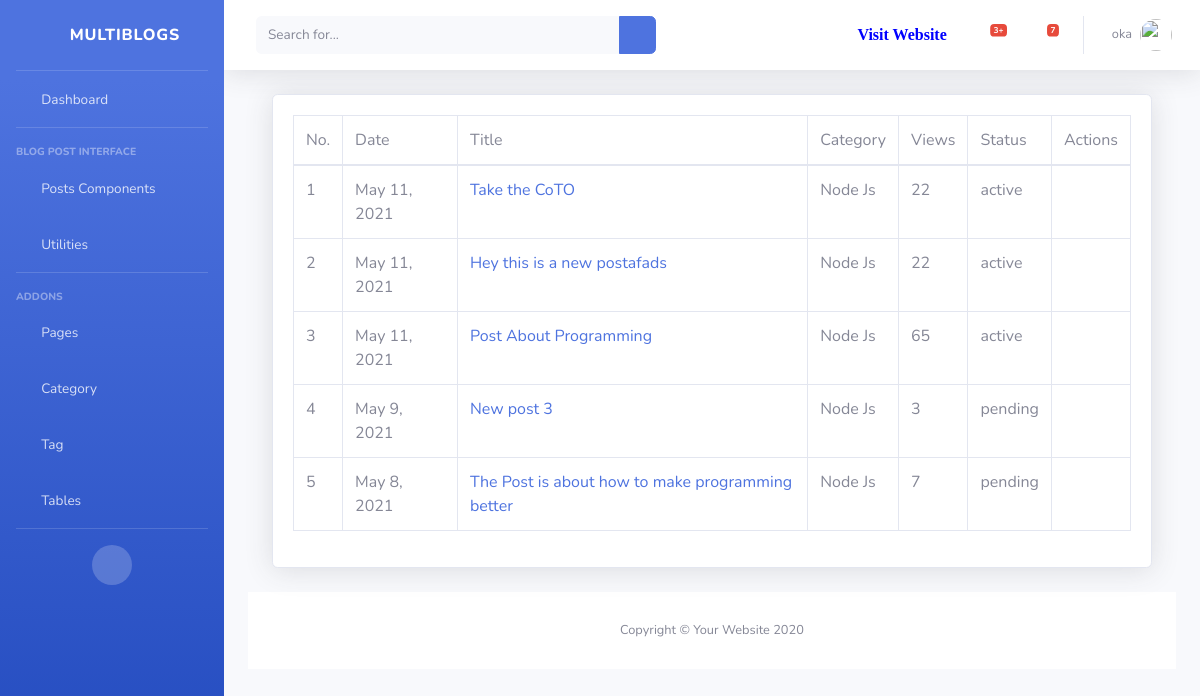
The app's page /dashboard/post/ (signed in), older data.
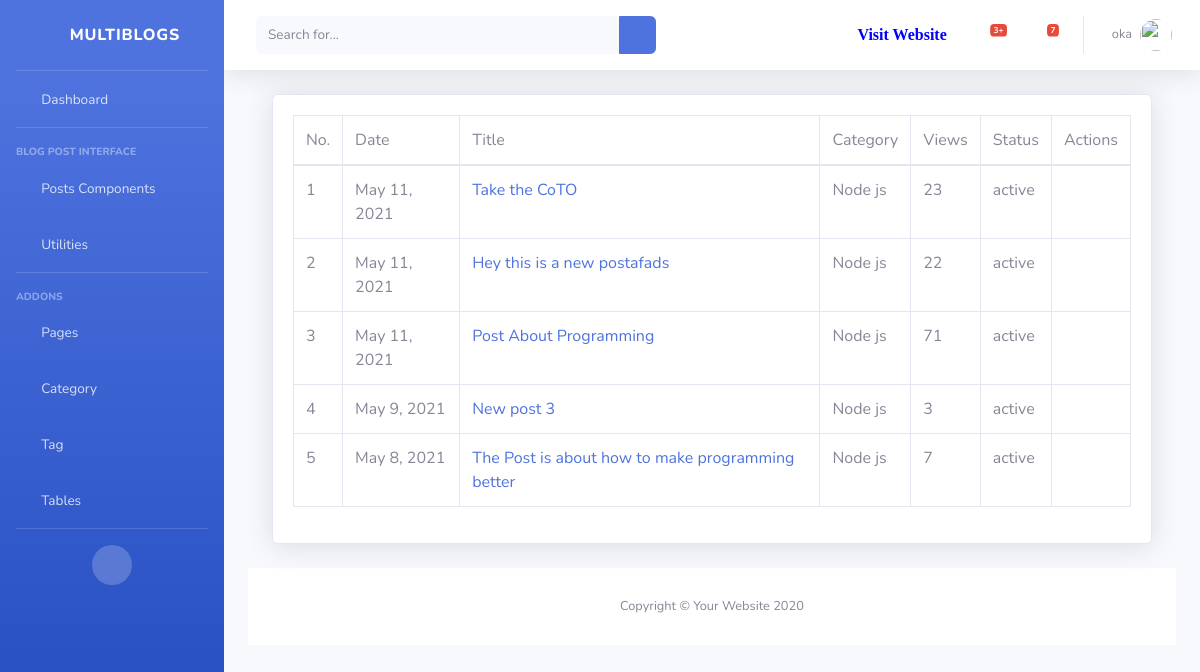
The same page, newer data.
### dashboard/models.py (models this page shows, shortened)
class Author(models.Model):
    author = models.OneToOneField(User, on_delete= models.CASCADE)
    email = models.EmailField(unique=True, blank=True, null=True)
    first_name = models.CharField(max_length=100, null=True, blank=True, verbose_name='First Name')
    last_name = models.CharField(max_length=100, null=True, blank=True,verbose_name='Last Name')
    designation = models.CharField(max_length=10, null=True)
    author_image = models.ImageField(upload_to='author/',verbose_name='Author Profile Image',blank=True, null=True)
    auth_status = models.CharField(max_length=100, null=True)
    class Meta:
        verbose_name_plural = 'Author'

### blog/models.py (models this page shows, shortened)
class Blog(models.Model):
    status = (
        ('active','active'),
        ('pending','pending')
    )
    title  = models.CharField(max_length=200, null=True)
    detail = models.TextField(max_length=2000, null=True)
    image = models.ImageField(upload_to='images/media', null=True, blank=True)
    catagories = models.ForeignKey(Catagory,on_delete=models.DO_NOTHING, null=True)
    tags = models.ManyToManyField(Tag, blank=True)
    status = models.CharField(max_length=20, choices=status, default='pending')
    author = models.ForeignKey(Author, on_delete=models.CASCADE)
    featured  = models.BooleanField(default=False)
    visit_count = models.IntegerField(default=0)
    visible = models.BooleanField(default=True)
    created_at = models.DateTimeField(auto_now_add=True)
    class Meta:
        verbose_name_plural = 'Blog'

class Catagory(models.Model):
    name = models.CharField(max_length=200, null=True)
    slug = models.SlugField(null=True)
    image = models.CharField(max_length=300, null=True, blank=True )
    description = models.CharField(max_length=500, null=True,blank=True, verbose_name='Description')
    class Meta:
        verbose_name_plural = 'Catagory'
    def __str__(self):
        return str(self.name)

### dashboard/views.py (the view)
# urls.py: path('post/', views.AllPost.as_view(), name='all_post'),
class AllPost(View):
    @method_decorator(login_required(login_url='login'))
    def dispatch(self,request,*args,**kwargs):
        return super().dispatch(request,*args,**kwargs)
    def get(self,request):
        user = request.user.author
        post = user.blog_set.all().order_by('-id')
        context = {
            'post':post
        }
        return render(request,'dashboard/post/all_post.html',context)

### blog/context_processors.py (called while the page is built)
def globalVariable(request):
    category = Catagory.objects.all()\
        .annotate(post_count=Count('blog'))\
        .filter(blog__isnull=False)\
        .order_by('-post_count')[:4]
    category_count = category.count()
    context = {
        'category':category,
        'cat_count':category_count
        }
    return context

### templates/dashboard/post/all_post.html (shortened to what this page needs)
{% extends 'dashboard/base/base.html' %}
{% block body %}
{% load humanize %}
<div class="container-fluid">
                    <div class="card shadow mb-4">
                        <div class="card-body">
                            <div class="table-responsive">
                                <table class="table table-bordered" id="dataTable" width="100%" cellspacing="0">
                                    <thead>
                                        <tr>
                                            <td>No. </td>
                                            <td> Date </td>
                                            <td> Title </td>
                                            <td> Category </td>
                                            <td> Views </td>
                                            <td> Status </td>
                                            <td> Actions </td>
                                        </tr>
                                    </thead>
                                    <tbody>
                                        {% for p in post %}
                                        <tr>
                                            <td>{{ forloop.counter }}</td>
                                            <td> {{ p.created_at|naturalday }}</td>
                                            <td><a href="{% url 'post' p.id %}">{{ p.title }}</a>  </td>
                                            <td> {{ p.catagories }} </td>
                                            <td> {{ p.visit_count }} </td>
                                            <td> {{ p.status }} </td>
                                            <td><a href="{% url 'edit_post' p.id %}"><i class="far fa-edit"></i></a>
                                                {% if p.visible == False %}
                                                    <a href="{% url 'visible' p.id %}"><i class="fas fa-eye"></i></a>
                                                {% else %}
                                                    <a href="{% url 'hidden' p.id %}"><i class="fas fa-eye-slash"></i></a>
                                                {% endif %}
                                            </td>
                                        </tr>
                                        {% endfor %}
                                    </tbody>
                                </table>
                            </div>
                        </div>
                    </div>
{% endblock %}

### templates/dashboard/base/base.html (shortened to what this page needs)
<!DOCTYPE html>
<html lang="en">
    {% load static %}
    {% load humanize %}
<head>
    {% load static %}
    <link href="{% static  'vendor/fontawesome-free/css/all.min.css' %}" rel="stylesheet" type="text/css">
    <link href="{% static 'css/sb-admin-2.min.css' %}" rel="stylesheet">
</head>
<body id="page-top">
    <div id="wrapper">
        <ul class="navbar-nav bg-gradient-primary sidebar sidebar-dark accordion" id="accordionSidebar">
            <a class="sidebar-brand d-flex align-items-center justify-content-center" href="index.html">
                <div class="sidebar-brand-icon rotate-n-15">
                    <i class="fas fa-laugh-wink"></i>
                </div>
                <div class="sidebar-brand-text mx-3">MultiBlogs</div>
            </a>
            <hr class="sidebar-divider my-0">
            {%  url 'dashboard' as url %}
            <li class="nav-item {% if request.path == url %} active {% endif %}">
                <a class="nav-link" href="{{ url }}">
                    <i class="fas fa-fw fa-tachometer-alt"></i>
                    <span>Dashboard</span></a>
            </li>
            <hr class="sidebar-divider">
            <div class="sidebar-heading">
                Blog Post Interface
            </div>
            <li class="nav-item">
                <a class="nav-link collapsed" href="#" data-toggle="collapse" data-target="#collapseTwo"
                    aria-expanded="true" aria-controls="collapseTwo">
                    <i class="fas fa-fw fa-cog"></i>
                    <span> Posts Components</span>
                </a>
            </li>
            <li class="nav-item">
                <a class="nav-link collapsed" href="#" data-toggle="collapse" data-target="#collapseUtilities"
                    aria-expanded="true" aria-controls="collapseUtilities">
                    <i class="fas fa-fw fa-wrench"></i>
                    <span>Utilities</span>
                </a>
            </li>
            <hr class="sidebar-divider">
            <div class="sidebar-heading">
                Addons
            </div>
            <li class="nav-item">
                <a class="nav-link collapsed" href="#" data-toggle="collapse" data-target="#collapsePages"
                    aria-expanded="true" aria-controls="collapsePages">
                    <i class="fas fa-fw fa-folder"></i>
                    <span>Pages</span>
                </a>
            </li>
            <li class="nav-item">
                <a class="nav-link" href="{% url 'category' %}">
                    <i class="fas fa-fw fa-chart-area"></i>
                    <span>Category</span></a>
            </li>
            <li class="nav-item">
                <a class="nav-link" href="{% url 'tag' %}">
                    <i class="fas fa-fw fa-chart-area"></i>
                    <span>Tag</span></a>
            </li>
            <li class="nav-item">
                <a class="nav-link" href="tables.html">
                    <i class="fas fa-fw fa-table"></i>
                    <span>Tables</span></a>
            </li>
            <hr class="sidebar-divider d-none d-md-block">
            <div class="text-center d-none d-md-inline">
                <button class="rounded-circle border-0" id="sidebarToggle"></button>
            </div>
        </ul>
        <div id="content-wrapper" class="d-flex flex-column">
            <div id="content">
                <nav class="navbar navbar-expand navbar-light bg-white topbar mb-4 static-top shadow">
                    <form
                        class="d-none d-sm-inline-block form-inline mr-auto ml-md-3 my-2 my-md-0 mw-100 navbar-search">
                        <div class="input-group">
                            <input type="text" class="form-control bg-light border-0 small" placeholder="Search for..."
                                aria-label="Search" aria-describedby="basic-addon2">
                            <div class="input-group-append">
                                <button class="btn btn-primary" type="button">
                                    <i class="fas fa-search fa-sm"></i>
                                </button>
                            </div>
                        </div>
                    </form>
                    <ul class="navbar-nav ml-auto">
                        <li class="nav-item mx-1"> <a class="nav-link" style="color:blue" href="{% url 'home' %}" target="_blank"> <i class="fa fa-link"> Visit Website</i> </a></li>
                        <li class="nav-item dropdown no-arrow mx-1">
                            <a class="nav-link dropdown-toggle" href="#" id="alertsDropdown" role="button"
                                data-toggle="dropdown" aria-haspopup="true" aria-expanded="false">
                                <i class="fas fa-bell fa-fw"></i>
                                <span class="badge badge-danger badge-counter">3+</span>
                            </a>
                        </li>
                        <li class="nav-item dropdown no-arrow mx-1">
                            <a class="nav-link dropdown-toggle" href="#" id="messagesDropdown" role="button"
                                data-toggle="dropdown" aria-haspopup="true" aria-expanded="false">
                                <i class="fas fa-envelope fa-fw"></i>
                                <span class="badge badge-danger badge-counter">7</span>
                            </a>
                        </li>
                        <li class="nav-item dropdown no-arrow">
                            <a class="nav-link dropdown-toggle" href="#" id="userDropdown" role="button"
                                data-toggle="dropdown" aria-haspopup="true" aria-expanded="false">
                                <span class="mr-2 d-none d-lg-inline text-gray-600 small">{{ user.author.author.username }}</span>
                                {% if user.author.author_image %}
                                <img class="img-profile rounded-circle"
                                    src="{{ user.author.author_image.url }}">
                                {% else %}
                                <img class="img-profile rounded-circle" src="https://www.pngarts.com/files/11/Avatar-PNG-Transparent-Image.png" alt="">
                                {% endif %}
                            </a>
                        </li>
                    </ul>
                </nav>
                <div class="container-fluid">
                {% block body %}{% endblock %}
            </div>
            <footer class="sticky-footer bg-white" style="bottom: 0;">
                <div class="container my-auto">
                    <div class="copyright text-center my-auto">
                        <span>Copyright &copy; Your Website 2020</span>
                    </div>
                </div>
            </footer>
        </div>
    </div>
</body>
</html>

Row changes from the older to the newer data that the page shows:
changed Blog "Take the CoTO": catagories "Node Js" → "Node js"; visit_count "22" → "23"
changed through a linked row, Blog "Hey this is a new postafads": catagories "Node Js" → "Node js"
changed Blog "Post About Programming": catagories "Node Js" → "Node js"; visit_count "65" → "71"
changed Blog "May 9, 2021": catagories "Node Js" → "Node js"; status "pending" → "active"
changed Blog "May 8, 2021": catagories "Node Js" → "Node js"; status "pending" → "active"
